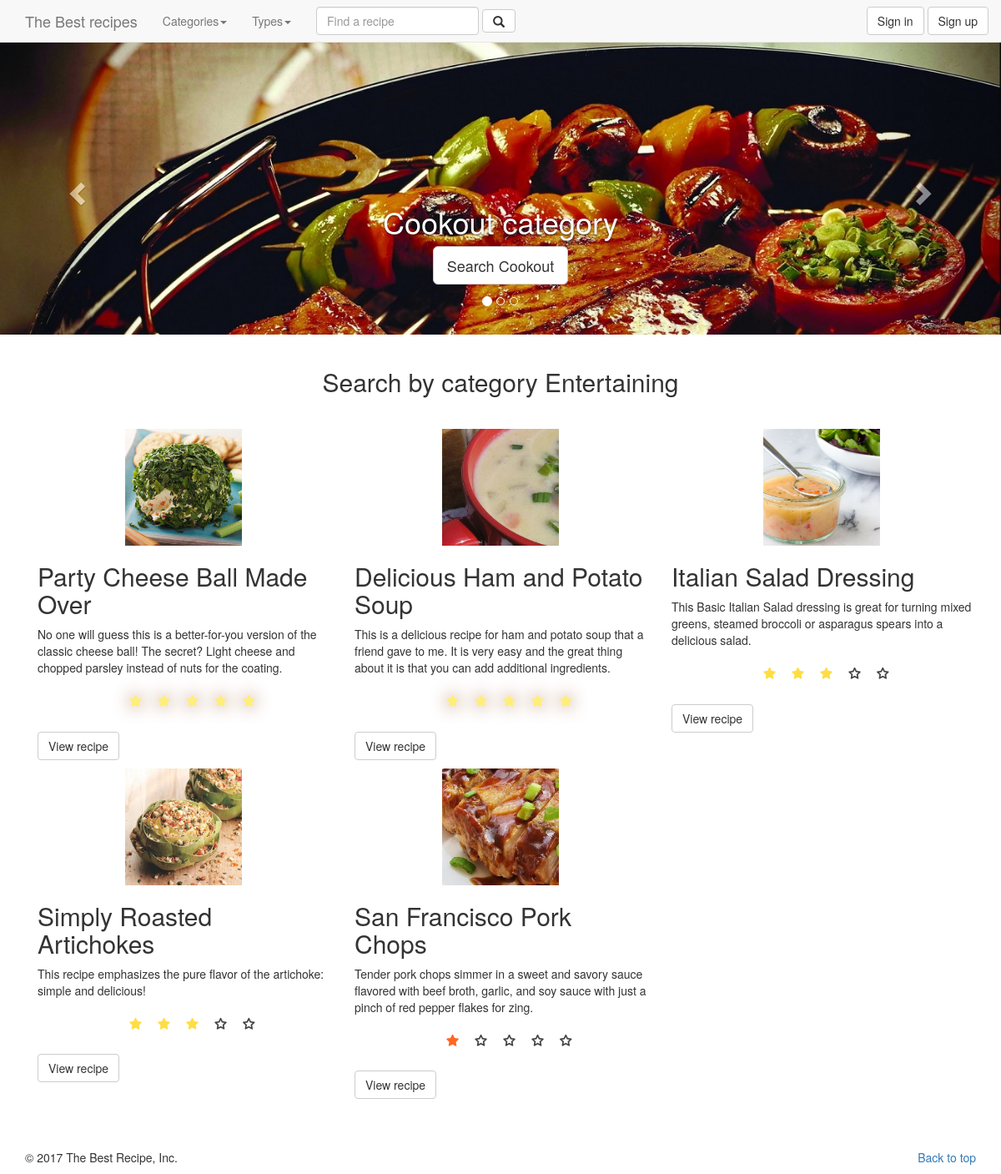
/recipe.dev/home/index?category=3, run on the app's committed database.
### tables this page shows
CREATE TABLE `category` (
  `id` int(11) NOT NULL,
  `name` varchar(50) NOT NULL,
  `image` varchar(20) NOT NULL
);

CREATE TABLE `recipe` (
  `id` int(11) NOT NULL,
  `name` varchar(30) NOT NULL,
  `prepare_time` int(11) NOT NULL COMMENT 'minutes',
  `cook_time` int(11) NOT NULL COMMENT 'minutes',
  `calorie` int(11) NOT NULL,
  `type_id` int(11) NOT NULL,
  `serving` int(2) NOT NULL,
  `date` timestamp NOT NULL DEFAULT CURRENT_TIMESTAMP,
  `image` varchar(30) NOT NULL,
  `user_id` int(11) NOT NULL,
  `description` text NOT NULL
);

### recipe.dev/controllers/home.php (called while the page is built)
<?php
class Home extends Controller{
	protected function Index(){
		$viewmodel = new HomeModel();
		$this->returnView($viewmodel->Index(), true);
	}
}

### recipe.dev/classes/Model.php (called while the page is built, shortened)
<?php
abstract class Model{
	protected $dbh;
	protected $stmt;
	public function __construct(){
		$this->dbh = new PDO("mysql:host=".DB_HOST.";dbname=".DB_NAME, DB_USER, DB_PASS);
	}
	public function query($query){
		$this->stmt = $this->dbh->prepare($query);
	}
	public function execute(){
		$this->stmt->execute();
	}
	public function resultSet(){
		$this->execute();
		return $this->stmt->fetchAll(PDO::FETCH_ASSOC);
	}
}

### recipe.dev/models/home.php (called while the page is built, shortened)
<?php
class HomeModel extends Model{
	public function Index(){
		$params=array();
		$where='';
		$limit='';
		$header='';
		$url=parse_url($_SERVER["REQUEST_URI"]);
		if(!empty($url['query'])){
			parse_str($url['query'], $params);
				if(isset($params['category'])){
					$where=" WHERE recipe.id IN ( SELECT recipe_id FROM recipe_category WHERE category_id = ".$params['category']." )" ;
					$res = $this->resultSet();
					$header="Search by category ".$res[0]['name'];
				}
		}
		else{
			$limit = "LIMIT 3";
			$header = "TOP 3 rating recipes.";
		}
		$this->query("SELECT * FROM category WHERE image not like ''");
		$carousel = $this->resultSet();
		$categories = $this->resultSet();
		$types = $this->resultSet();
		$sql = "SELECT recipe.*,rating.rating,type.name as type
				  FROM recipe
				  LEFT JOIN
	              (SELECT recipe_id,ROUND((SUM(rating)/COUNT(DISTINCT id)),2) as rating
                  FROM `recipe_rating`
                  GROUP BY recipe_id ORDER BY rating DESC) AS rating
                  ON recipe.id=rating.recipe_id
                  INNER JOIN type ON recipe.type_id = type.id
                  ".$where."
				  GROUP BY recipe.id
				  ORDER BY rating.rating DESC ".$limit;
		$this->query($sql);
		$recipes = $this->resultSet();
		$result=array( 'carousel' => $carousel , 'categories' => $categories , 'types' => $types ,'recipes' => $recipes, 'header' =>$header);
		return $result;
	}
}

### recipe.dev/views/main.php (the view, shortened to what this page needs)
<html>
<head>
	<link rel="stylesheet" href="<?php echo ROOT_PATH; ?>public/css/bootstrap.css">
  <link href="<?php echo ROOT_PATH; ?>public/css/bootstrap.min.css" rel="stylesheet">
  <link href="<?php echo ROOT_PATH; ?>public/css/style.css" rel="stylesheet">
  <link rel="stylesheet" href="https://maxcdn.bootstrapcdn.com/bootstrap/3.3.7/css/bootstrap.min.css">
  <link rel="stylesheet" href="//netdna.bootstrapcdn.com/font-awesome/4.2.0/css/font-awesome.min.css">
</head>
<body>
	<nav class="navbar navbar-default navbar-fixed-top" style="margin-bottom: 0!important">
      <div class="container">
        <div class="navbar-header">
          <a class="navbar-brand" href="<?php echo ROOT_URL; ?>">The Best recipes</a>
        </div>
        <div id="navbar" class="collapse navbar-collapse">
          <ul class="nav navbar-nav">
            <li class="dropdown">
              <a href="#" class="dropdown-toggle" data-toggle="dropdown" role="button" aria-haspopup="true" aria-expanded="false">Categories<span class="caret"></span></a>
            </li>
            <li class="dropdown">
              <a href="#" class="dropdown-toggle" data-toggle="dropdown" role="button" aria-haspopup="true" aria-expanded="false">Types<span class="caret"></span></a>
            </li>
          </ul>
          <form class="navbar-form navbar-left" action="<?php echo ROOT_URL; ?>home/index" method="get">
            <div class="form-group">
              <input type="text" class="form-control" name="find" placeholder="Find a recipe" required>
            </div>
            <button type="submit" class="btn btn-default"><span class="glyphicon glyphicon-search" aria-hidden="true"></span></button>
          </form>
          <ul class="nav navbar-nav navbar-right">
            <?php if(isset($_SESSION['is_logged_in'])) : ?>
            <li><a href="<?php echo ROOT_URL; ?>profile/index">Welcome <?php echo $_SESSION['user_data']['name']; ?></a></li>
            <button type="button" class="btn btn-default navbar-btn" onclick="location.href='<?php echo ROOT_URL; ?>users/logout'">Logout</button>
          <?php else : ?>
            <button type="button" class="btn btn-default navbar-btn" onclick="location.href='<?php echo ROOT_URL; ?>users/signin'">Sign in</button>
            <button type="button" class="btn btn-default navbar-btn" onclick="location.href='<?php echo ROOT_URL; ?>users/signup'">Sign up</button>          <?php endif; ?>
          </ul>
        </div>
      </div>
    </nav>
    <div style="margin-top: 50px">
     	<?php require($view); ?>
    <div>
    <div class="container marketing" style="margin-top: 50px">
      <footer>
        <p class="pull-right"><a href="<?php echo ROOT_URL; ?>">Back to top</a></p>
        <p>© 2017 The Best Recipe, Inc.</p>
      </footer>
    </div>
</body>
</html>

### recipe.dev/views/home/index.php (shortened to what this page needs)
<div id="myCarousel" class="carousel slide" data-ride="carousel" style="margin-top: 50px">
	<ol class="carousel-indicators">
		<?php
			$active="class='active'";
			for( $i = 0; $i < count($viewmodel['carousel']); $i++){
				if($i==1)
					$active="";
		?>
		<li data-target="#myCarousel" data-slide-to="<?php echo $i; ?>" <?php echo $active; ?> ></li>
		<?php
			}
		?>
    </ol>
	<div class="carousel-inner" role="listbox">
		<?php
			$i=0;
			$active="active";
			foreach($viewmodel['carousel']as $value){
				if($i==1)
					$active="";
				$i++;
		?>
		<div class="item <?php echo $active; ?>">
		  <img style="width:100%" src="<?php echo ROOT_URL; ?>public/img/category/<?php echo $value['image']; ?>" alt="">
		  <div class="container">
			<div class="carousel-caption">
			  <h1><?php echo $value['name']; ?> category</h1>
			  <p><a class="btn btn-lg btn-default" href="<?php echo ROOT_URL; ?>home/index?category=<?php echo$value['id'];?>" role="button">Search <?php echo $value['name']; ?></a></p>
			</div>
		  </div>
		</div>
		<?php
			}
		?>
	</div>
	<a class="left carousel-control" href="#myCarousel" role="button" data-slide="prev">
		<span class="glyphicon glyphicon-chevron-left" aria-hidden="true"></span>
	</a>
	<a class="right carousel-control" href="#myCarousel" role="button" data-slide="next">
		<span class="glyphicon glyphicon-chevron-right" aria-hidden="true"></span>
	</a>
</div>
<div class="container marketing" style="margin-top: 20px">
	<h2 style='text-align: center;margin-bottom: 40px'><?php echo ($viewmodel['header']);?></h2>
	<?php
		$i=1;
		foreach($viewmodel['recipes'] as $value) {
			echo ($i%3==0) ?  "<div class='row'>" :  "";
	?>
	<div class="col-lg-4">
	  <img class="img-responsive center-block" src="<?php echo ROOT_URL; ?>public/img/recipe/<?php echo $value['image']; ?>" alt="Generic placeholder image" width="140" height="140">
	  <h2><?php echo $value['name']?></h2>
	  <p><?php echo $value['description']; ?></p>
	  <p style="font-size:bold">
	  	<div class="stars">
				<form action="#" method="post">
				    <label class="star star-5" for="star-5" style="font-size:15px"></label>
				    <label class="star star-4" for="star-4" style="font-size:15px"></label>
				    <label class="star star-3" for="star-3" style="font-size:15px"></label>
				    <label class="star star-2" for="star-2" style="font-size:15px"></label>
				    <label class="star star-1" for="star-1" style="font-size:15px"></label>
				</form>
		</div>
	</p>
	<p><a class="btn btn-default" href="<?php echo ROOT_URL; ?>recipe/index?id=<?php echo $value['id']; ?>" role="button">View recipe</a></p>
	</div>
	<?php
	echo ($i%3==0) ?  "</div>" : "";
		$i++;
		}
	echo (($i-1)%3!=0)?  "</div>" : "";
	?>
</div>

### recipe.dev/public/css/style.css (style rules this page uses)
div.stars { width: 270px; display: inline-block; }
label.star { float: right; padding: 10px; font-size: 20px; color: #444; transition: all .2s; }
input.star:checked ~ label.star:before { content: '\f005'; color: #FD4; transition: all .25s; }
input.star-5:checked ~ label.star:before { color: #FE7; text-shadow: 0 0 20px #952; }
input.star-1:checked ~ label.star:before { color: #F62; }
label.star:before { content: '\f006'; font-family: FontAwesome; }

### data on the page
category: image (picture), name "Cookout"
recipe: image (picture), name "Party Cheese Ball Made Over", description "No one will guess this is a better-for-you version of the classic cheese ball! The secret? Light cheese and chopped parsley instead of nuts for the coating."
recipe: image (picture), name "Delicious Ham and Potato Soup", description "This is a delicious recipe for ham and potato soup that a friend gave to me. It is very easy and the great thing about it is that you can add additional ingredients."
recipe: image (picture), name "Italian Salad Dressing", description "This Basic Italian Salad dressing is great for turning mixed greens, steamed broccoli or asparagus spears into a delicious salad."
recipe: image (picture), name "Simply Roasted Artichokes", description "This recipe emphasizes the pure flavor of the artichoke: simple and delicious!"
recipe: image (picture), name "San Francisco Pork Chops", description "Tender pork chops simmer in a sweet and savory sauce flavored with beef broth, garlic, and soy sauce with just a pinch of red pepper flakes for zing."

### other printed values
$viewmodel['header'] "Search by category Entertaining"
